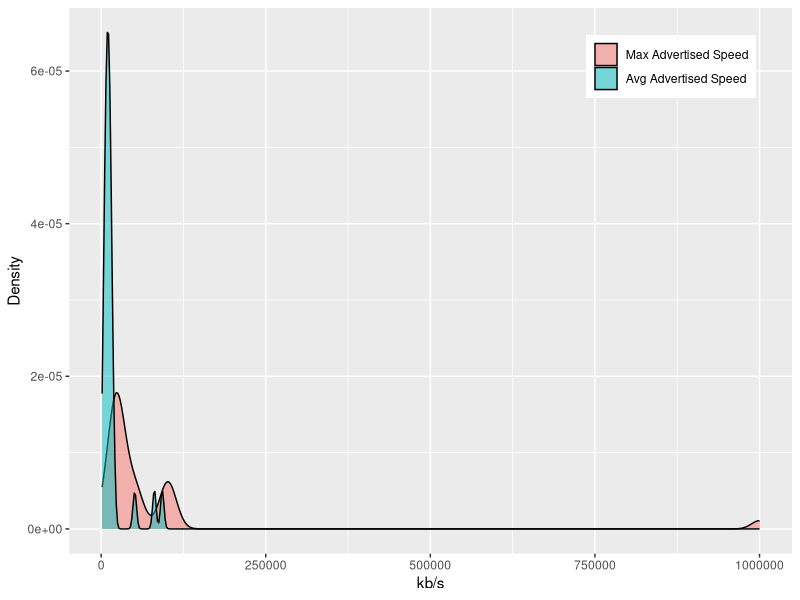
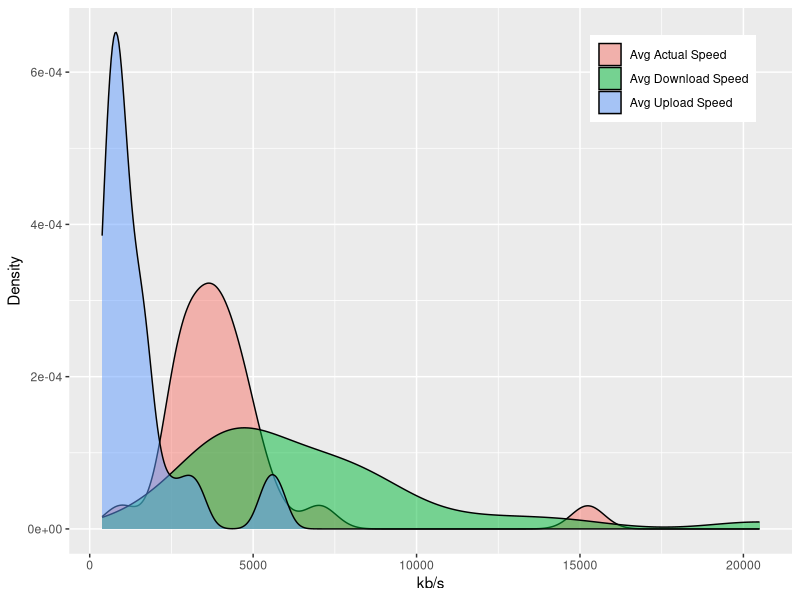
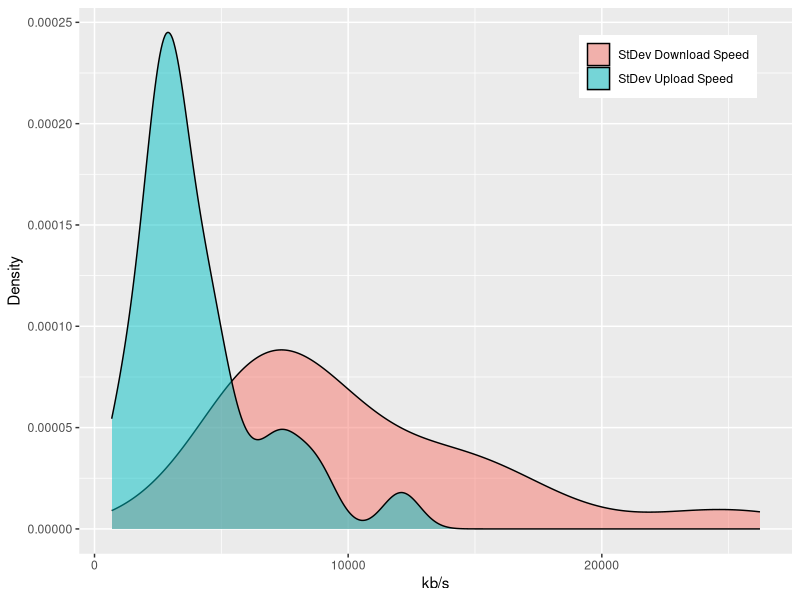
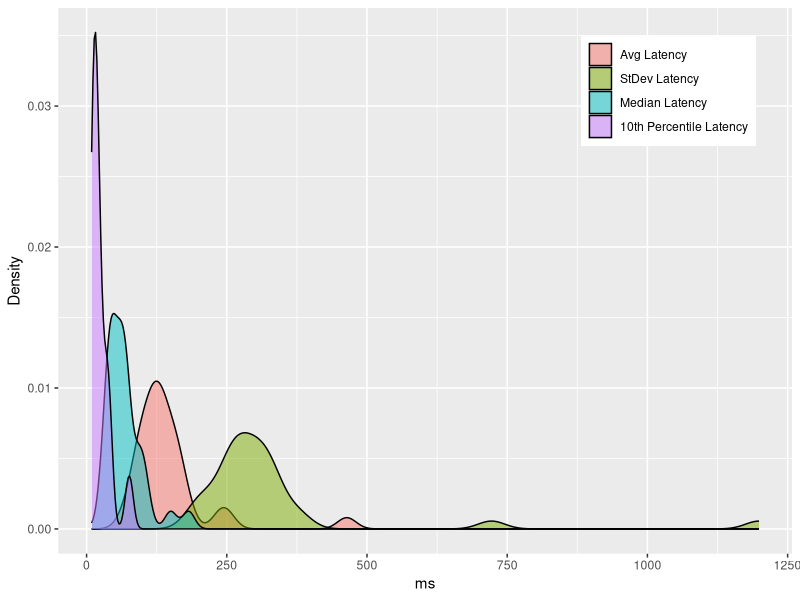
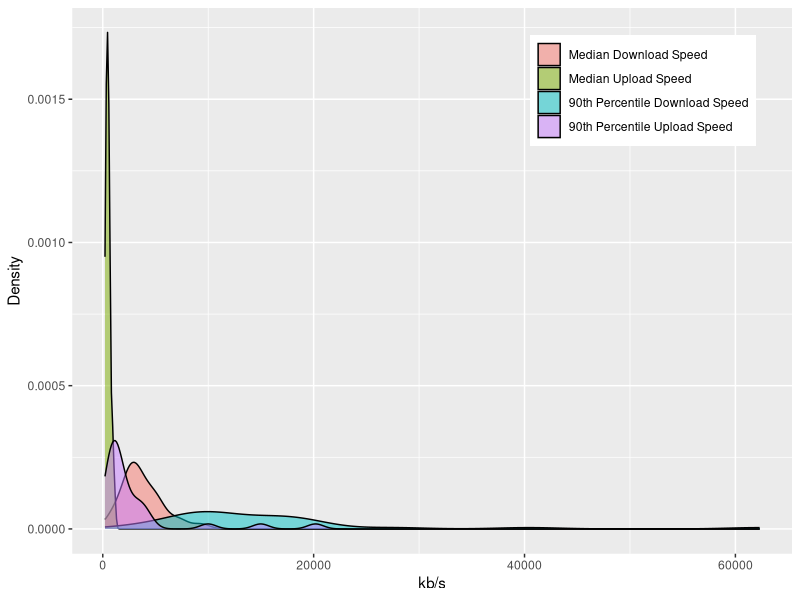
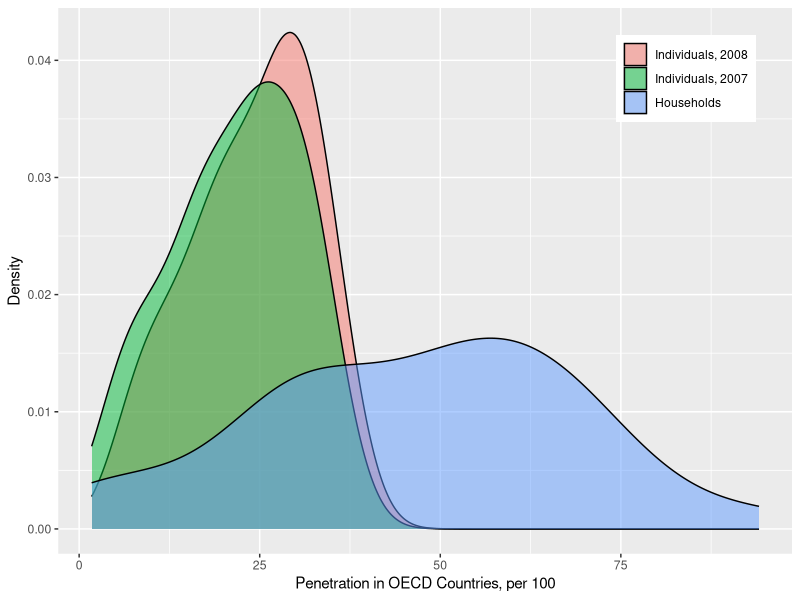
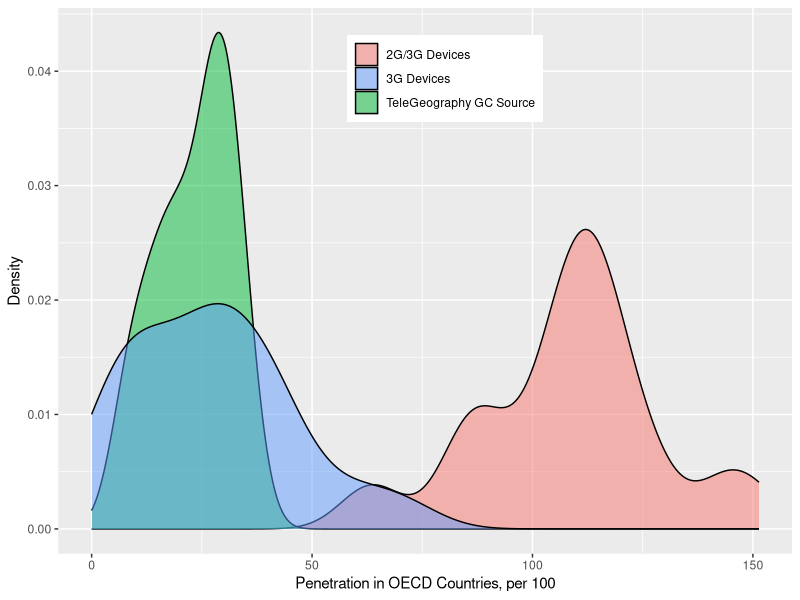
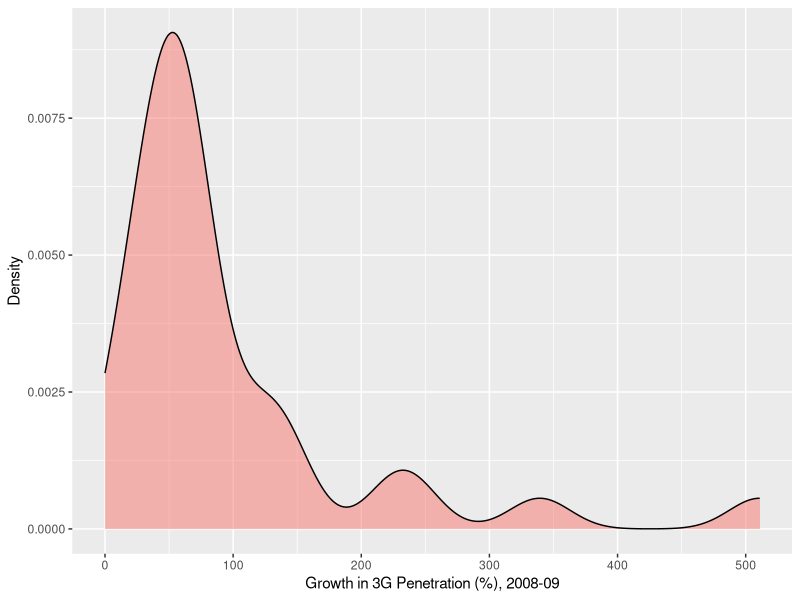

R code for these plots, in order:
## ---- chunk 1
# read data files into separate objects
speed = read.table("Speed.csv", sep = ",", header = TRUE, na.strings = "", 
                   stringsAsFactors = FALSE, blank.lines.skip = TRUE)
penetration = read.table("Penetration.csv", sep = ",", header = TRUE, na.strings = "", 
                   stringsAsFactors = FALSE, blank.lines.skip = TRUE)
price = read.table("Price.csv", sep = ",", header = TRUE, na.strings = "", 
                   stringsAsFactors = FALSE, blank.lines.skip = TRUE)
## ---- chunk 2
# Conduct a full join on the three tables using dplyr
library(dplyr)
broadband_dirty <- speed %>% 
                   full_join(penetration, by = "Country") %>%
                   full_join(price, by = "Country")
## ---- chunk 3
# Remove redundant data columns and empty observations
broadband_dirty[,c("X","Country.code", "Country.Code.x", "Country.Code.y")] <- NULL
broadband_dirty2 = broadband_dirty[1:30,]
## ---- chunk 4
# Check the data types
str(broadband_dirty2)
## ---- chunk 5
# Fix csv encoding errors and retype columns as needed
clean <- function(ttt){
 as.numeric(gsub('[^A-Za-z0-9.]','',noquote(trimws(ttt))))
}

broadband_dirty2 <- cbind(broadband_dirty2[1],apply(broadband_dirty2[2:30],2,clean)) 

## ---- chunk 6
# Check the data types
str(broadband_dirty2)
## ---- chunk 7
# Assign variable "Country" to row names and remove the variable
row.names(broadband_dirty2) = broadband_dirty2$Country
broadband = broadband_dirty2[,-1]
## ---- chunk 8
# View a summary of the cleaned data
#summary(broadband)
library(fBasics)
summary_stats <- data.frame(t(basicStats(broadband))) %>%
                 select(NAs,Minimum,Maximum,Mean, Median,X1..Quartile, X3..Quartile) %>%
                 setNames(c("NAs","Min","Max","Mean","Median","quart_1","quart_3")) %>%
                 mutate(low_val = ifelse((quart_1 - 1.5*(quart_3 - quart_1)) < 0,0, (quart_1 - 1.5*(quart_3 - quart_1))), high_val = (quart_3 + 1.5*(quart_3 - quart_1)) ) %>%
                 mutate(outlier = (Min < low_val) | (Max > high_val)) %>%
                 mutate(skew = ifelse(Mean < Median, "left", "right")) %>%
                 mutate_if(is.numeric,funs(round(.,2)))

 
 row.names(summary_stats) <- names(broadband) 
 summary_stats[c('NAs','Min','Max','Mean','Median','outlier','skew')]
## ---- chunk 9
broadband$Percent.of.population.in.urban.areas[
  broadband$Percent.of.population.in.urban.areas>100] = 61
## ---- chunk 10
library(ggplot2)
library(reshape2)
library(car)
library(tidyverse)

ggplot(melt(broadband[,1:2]), aes(x=value, fill=variable)) +
  geom_density(alpha = .5) +
  xlab("kb/s") +
  ylab("Density") +
  theme(legend.justification = c(1,1), legend.position = c(.95, .95)) +
  guides(fill=guide_legend(title=NULL)) +
  scale_fill_discrete(name="",
                         breaks=c("Maximum.advertised.speed.OECD..kbps.",
                                  "Average.advertised.speed.OECD..kbps."),
                         labels=c("Max Advertised Speed",
                                  "Avg Advertised Speed"))


ggplot(melt(broadband[,c(3,4,6)]), aes(x=value, fill=variable)) +
  geom_density(alpha = .5) +
  xlab("kb/s") +
  ylab("Density") +
  theme(legend.justification = c(1,1), legend.position = c(.95, .95)) +
  guides(fill=guide_legend(title=NULL)) +
  scale_fill_discrete(name="",
                         breaks=c("Average.actual.speed..Akamai..kbps.", 
                                  "Average.download.speedtest.net..kbps.", 
                                  "Average.upload.speedtest.net..kbps."),
                         labels=c("Avg Actual Speed", "Avg Download Speed", 
                                  "Avg Upload Speed"))


ggplot(melt(broadband[,c(5,7)]), aes(x=value, fill=variable)) +
  geom_density(alpha = .5) +
  xlab("kb/s") +
  ylab("Density") +
  theme(legend.justification = c(1,1), legend.position = c(.95, .95)) +
  guides(fill=guide_legend(title=NULL)) +
  scale_fill_discrete(name="",
                         breaks=c("Standard.deviation.download..speedtest.net",
                                  "Standard.deviation.upload..speedtest.net"),
                         labels=c("StDev Download Speed", "StDev Upload Speed"))


ggplot(melt(broadband[,c(8,9,12,15)]), aes(x=value, fill=variable)) +
  geom_density(alpha = .5) +
  xlab("ms") +
  ylab("Density") +
  theme(legend.justification = c(1,1), legend.position = c(.95, .95)) +
  guides(fill=guide_legend(title=NULL)) +
  scale_fill_discrete(name="",
                         breaks=c("Average.latency.speedtest.net", 
                                  "Standard.deviation.latency..speedtest.net", 
                                  "Median.latency..speedtest.net", 
                                  "X10p..Latency..speedtest.net"),
                         labels=c("Avg Latency", "StDev Latency", 
                                  "Median Latency", 
                                  "10th Percentile Latency"))


ggplot(melt(broadband[,c(10,11,13,14)]), aes(x=value, fill=variable)) +
  geom_density(alpha = .5) +
  xlab("kb/s") +
  ylab("Density") +
  theme(legend.justification = c(1,1), legend.position = c(.95, .95)) +
  guides(fill=guide_legend(title=NULL)) +
  scale_fill_discrete(name="",
                         breaks=c("Median.download..speedtest.net..kbps.", 
                                  "Median.upload..speedtest.net..kbps.", 
                                  "X90p..Download..speedtest.net..kbps.", 
                                  "X90p..Upload..speedtest.net..kbps."),
                         labels=c("Median Download Speed", "Median Upload Speed", 
                                  "90th Percentile Download Speed", 
                                  "90th Percentile Upload Speed"))
## ---- chunk 11
ggplot(melt(broadband[,16:18]), aes(x=value, fill=variable)) +
  geom_density(alpha = .5) +
  xlab("Penetration in OECD Countries, per 100") +
  ylab("Density") +
  theme(legend.justification = c(1,1), legend.position = c(.95, .95)) +
  guides(fill=guide_legend(title=NULL)) +
  scale_fill_discrete(name="",
                         breaks=c("Penetration.per.100.OECD..2008", 
                                  "Penetration.per.100.OECD..2007", 
                                  "Household.penetration..OECD"),
                         labels=c("Individuals, 2008", "Individuals, 2007", 
                                  "Households"))


ggplot(melt(broadband[,19:21]), aes(x=value, fill=variable)) +
  geom_density(alpha = .5) +
  xlab("Penetration in OECD Countries, per 100") +
  ylab("Density") +
  theme(legend.justification = c(1,1), legend.position = c(.66, .95), 
        plot.title = element_text(hjust = 0.5)) +
  guides(fill=guide_legend(title=NULL)) +
  scale_fill_discrete(name="",
                         breaks=c("X2G.and.3G.penetration.per.100..OECD", 
                                  "X3G.penetration.per.100", 
                                  "Penetration.per.100.GC"),
                         labels=c("2G/3G Devices", "3G Devices", 
                                  "TeleGeography GC Source"))


ggplot(melt(broadband[,22]), aes(x=value, fill="")) +
  geom_density(alpha = .5) +
  xlab("Growth in 3G Penetration (%), 2008-09") +
  ylab("Density") +
  theme(legend.position="none")


ggplot(melt(broadband[,23]), aes(x=value, fill="")) +
  geom_density(alpha = .5) +
  xlab("Number of WiFi Hotspots") +
  ylab("Density") +
  theme(legend.position="none")


ggplot(melt(broadband[,24]), aes(x=value, fill="")) +
  geom_density(alpha = .5) +
  xlab("WiFi Hotspots, per 100,000") +
  ylab("Density") +
  theme(legend.position="none")


ggplot(melt(broadband[,25]), aes(x=value, fill="")) +
  geom_density(alpha = .5) +
  xlab("Population in Urban Areas (%)") +
  ylab("Density") +
  theme(legend.position="none")
## ---- chunk 12
ggplot(melt(broadband[,26:29]), aes(x=value, fill=variable)) +
  geom_density(alpha = .5) +
  xlab("Price, USD ($)") +
  ylab("Density") +
  theme(legend.justification = c(1,1), legend.position = c(.95, .95)) +
  guides(fill=guide_legend(title=NULL)) +
  scale_fill_discrete(name="",
                         breaks=c("Price.for.low.speeds..combined", 
                                  "Price.for.med.speeds..combined", 
                                  "Price.for.high.speeds..combined", 
                                  "Price.for.very.high.speeds..combined"),
                         labels=c("Low Speed", "Medium Speed", 
                                  "High Speed", "Very High Speed"))
## ---- chunk 13
cormat = cor(broadband, use = "na.or.complete")
melted_cormat = melt(cormat)
ggplot(data = melted_cormat) + 
  geom_tile(aes(x=Var1, y=Var2, fill=value)) +
  scale_fill_continuous(low="red", high = "green") +
  theme(axis.text.x = element_text(angle = 45, vjust = 1, 
    size = 12, hjust = 1))+
 coord_fixed()
## ---- chunk 14
normalized = data.frame(scale(broadband))
normalized$Standard.deviation.download..speedtest.net = normalized$Standard.deviation.download..speedtest.net * -1
normalized$Standard.deviation.upload..speedtest.net = normalized$Standard.deviation.upload..speedtest.net *-1
normalized$Average.latency.speedtest.net = normalized$Average.latency.speedtest.net * -1
normalized$Standard.deviation.latency..speedtest.net = normalized$Standard.deviation.latency..speedtest.net * -1
normalized$Median.latency..speedtest.net = normalized$Median.latency..speedtest.net * -1
normalized$X10p..Latency..speedtest.net = normalized$X10p..Latency..speedtest.net * -1
normalized$Percent.of.population.in.urban.areas = NA
## ---- chunk 15
normalized$SpeedScore = rowMeans(normalized[,4:9], na.rm = TRUE)
normalized$PenetrationScore = rowMeans(normalized[,c(16,18,19,21,22,24)], na.rm = TRUE)
normalized$PriceScore = rowMeans(normalized[,26:29], na.rm = TRUE)
aggNormalized = normalized[,30:32]
aggNormalized$OpenAccess = factor(c("YES","YES","YES","YES","YES","YES","YES","YES","YES","YES","YES","YES","YES","YES","YES","YES","YES","NO","YES","YES","YES","YES","YES","NO","YES","YES","YES","YES","YES","NO"))
## ---- chunk 16
# Look at bivariate relationships between aggregate summaries
scatterplotMatrix(aggNormalized[,1:3], diagonal = "histogram", groups = aggNormalized$OpenAccess)
## ---- chunk 17
ggplot(data = aggNormalized) +
  geom_point(mapping = aes(x=PenetrationScore, y=SpeedScore, color=PriceScore,
                           shape=OpenAccess, size = broadband$Percent.of.population.in.urban.areas)) +
  ggtitle("Normalized Broadband Penetration, Speed, and Price Scores by OECD Countries") +
  scale_colour_gradientn(colors = c("#008000","#FFFF00","#ff0000"), name="Price Score") +
  scale_shape_manual(values=c(8, 16)) +
  scale_size(range=c(3,10), name="Percent Urban Population") +
  geom_hline(aes(yintercept=0)) +
  geom_vline(aes(xintercept=0)) +
  geom_text(aes(x=PenetrationScore, y=SpeedScore, label=row.names(aggNormalized)),
            check_overlap = TRUE, nudge_y = -.07) + 
  theme(plot.title = element_text(hjust = 0.5), panel.background = element_rect(
    fill='gray', colour='gray'))
